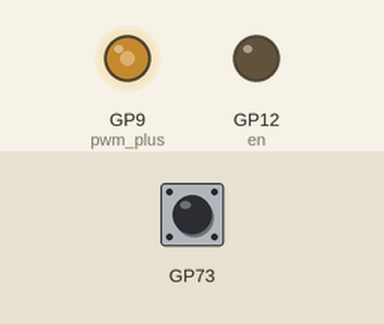
Simulated run of this program. Board: Raspberry Pi Pico running MicroPython. Shown: output pins drawn as LEDs (lit = HIGH). The test bench sets the inputs (shaded band). What the program prints to the serial console is not drawn.

Above: at 5.0 s.
5.1 s: BOOTSEL button pressed for 3.2 s
At 6.7 s:
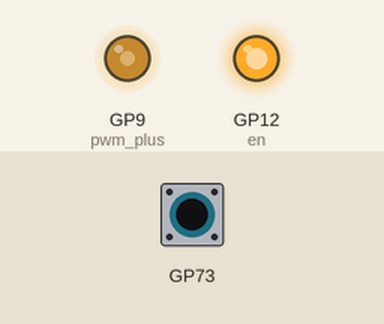
At 7.1 s:
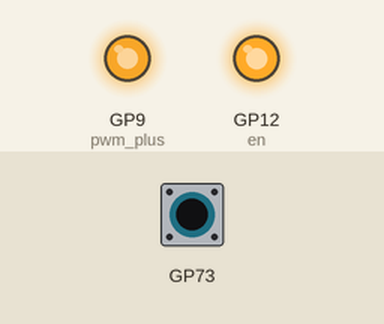
Timing chart, 0 to 7.0 s (numbered marks = the images above; inputs shaded):
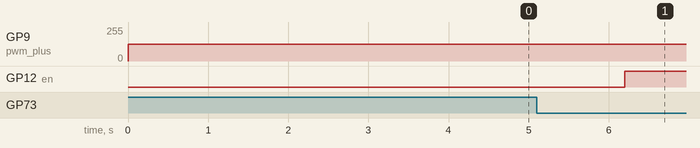

Measured:
- after the input at 5.1 s, GP12 (en): LOW → HIGH after 1.1 s

The program:

main.py
```python
import math
import time

import rp2
from machine import Pin, PWM

PWM_FREQ = 125_000
PWM_PLUS_PIN = 9
EN_PIN = 12

U16_MAX = 0xFFFF

pwm_plus = PWM(Pin(PWM_PLUS_PIN))
pwm_plus.init(freq=PWM_FREQ, duty_u16=int(U16_MAX * 0.5))

en = Pin(EN_PIN, Pin.OUT)


def reset_drv():
    en.value(0)
    set_output(0)
    time.sleep(0.1)
    en.value(1)
    time.sleep(0.1)


def set_output(out: float):
    """
    :param out: -1 to 1
    """
    pwm_plus.duty_u16(max(0, min(U16_MAX, int((out / 2 + 0.5) * U16_MAX))))


def wait_for_button_press():
    while rp2.bootsel_button() == 0:
        pass


def test_sine_signal(duration, frequency):
    reset_drv()

    start_time = time.ticks_us()

    dt = 0
    while dt < duration:
        dt = time.ticks_diff(time.ticks_us(), start_time) / 1000_000.0
        set_output(math.sin(dt * 2 * math.pi * frequency))

    en.value(0)


print("0")
wait_for_button_press()

time.sleep(1)

while True:
    wait_for_button_press()
    test_sine_signal(1, 100)
```
